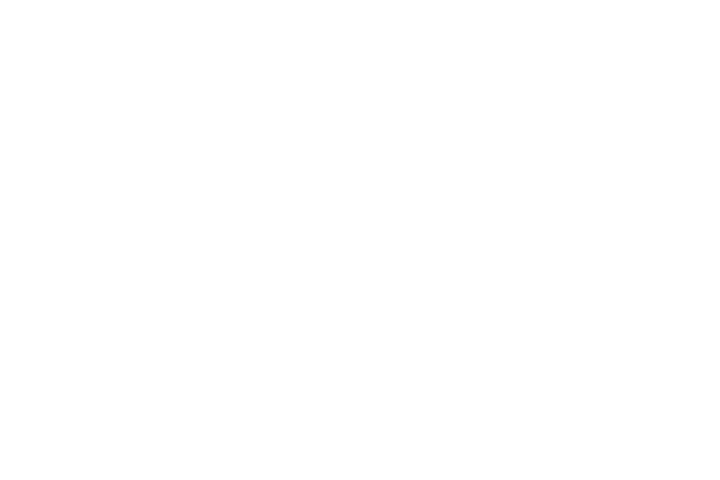
Frame 1 (no input)
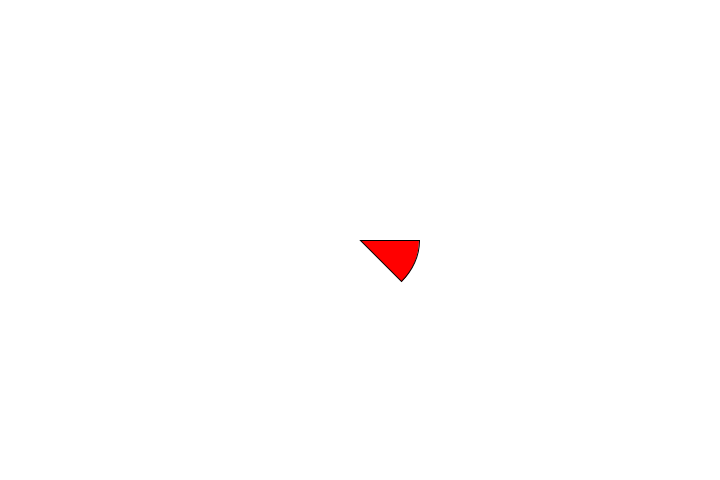
Frame 60 (the mouse pressed at the canvas centre just before this capture)
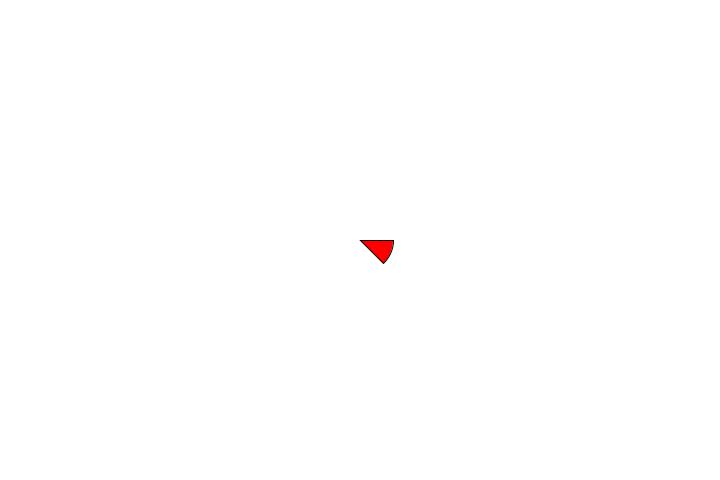
Frame 120 (the mouse held since frame 60 and released just before this capture)

The Processing sketch that drew these frames (run headless with seeded random() and noise(); from frame 60 on, the mouse is pressed at the canvas centre):

// Processing sketch: animadorData
// ── animadorData.pde
float data = 0;
float dataSpeed = 2;
void setup(){
  size(720,480);
}


void draw() {
  background(255);
  fill(255,0,0);
  
  arc(width/2, height/2, data , data , 0, QUARTER_PI, PIE);
  data = data + dataSpeed;
  
  if (data > 150 || data < 0){
    dataSpeed = dataSpeed * -1.0;
  }
  
}
